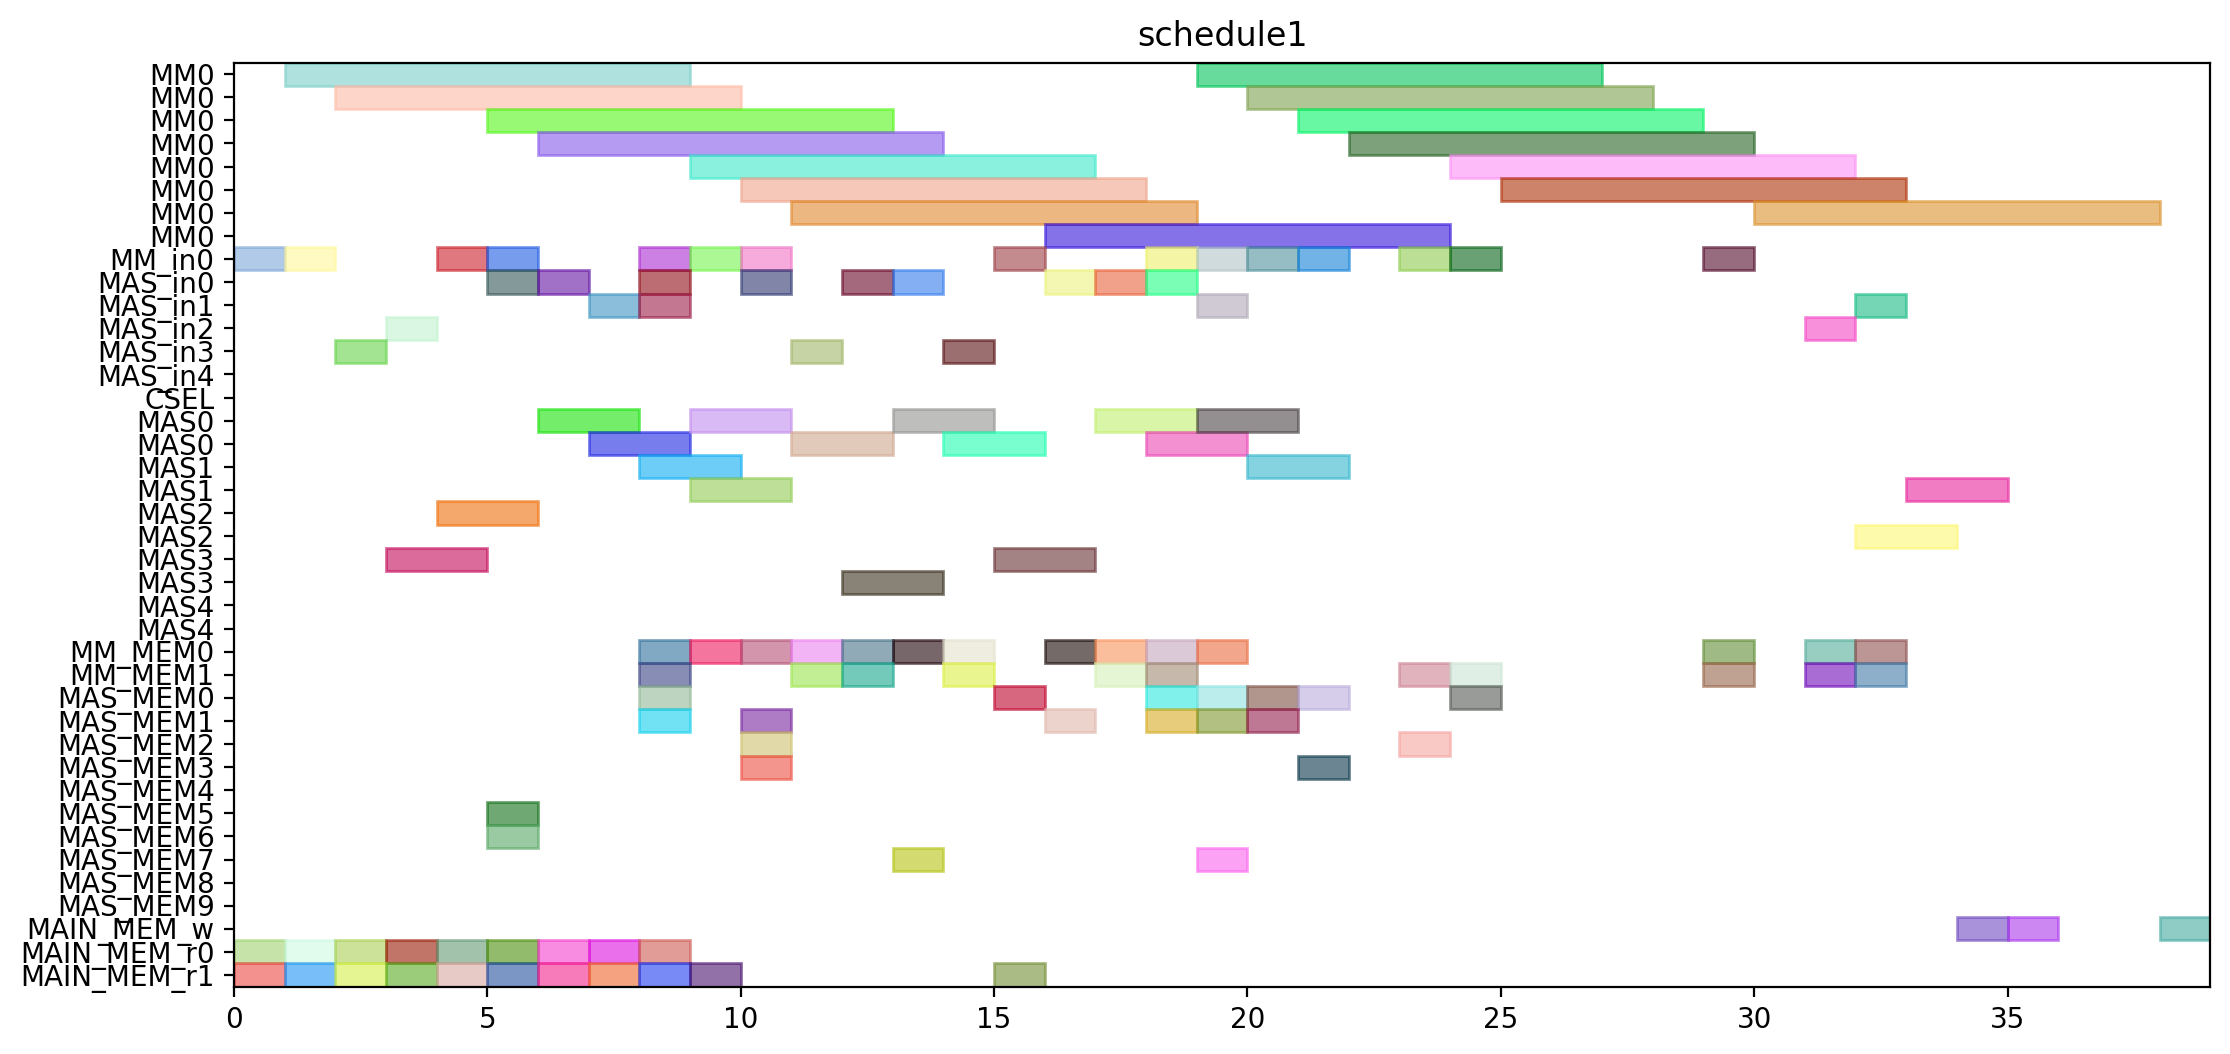

The Python source for this figure:
from pyschedule import Scenario, solvers, plotters, alt


def solve():
	horizon = 150
	S = Scenario("schedule1", horizon=horizon)

	# resource
	MM = S.Resources('MM', num=1, size=8)
	MM_in = S.Resources('MM_in', num=1)
	MAS_in = S.Resources('MAS_in', num=5)
	CSEL = S.Resource('CSEL')
	MAS = S.Resources('MAS', num=5, size=2, periods=range(1, horizon))
	MM_MEM = S.Resources('MM_MEM', num=2)
	MAS_MEM = S.Resources('MAS_MEM', num=10)
	MAIN_MEM_w = S.Resource('MAIN_MEM_w', size=1)
	MAIN_MEM_r = S.Resources('MAIN_MEM_r', num=2)

	# result of previous scheduling
	t0_in = S.Task('t0_in', length=1, delay_cost=1)
	S += t0_in >= 0
	t0_in += MM_in[0]

	t0_mem0 = S.Task('t0_mem0', length=1, delay_cost=1)
	S += t0_mem0 >= 0
	t0_mem0 += MAIN_MEM_r[0]

	t0_mem1 = S.Task('t0_mem1', length=1, delay_cost=1)
	S += t0_mem1 >= 0
	t0_mem1 += MAIN_MEM_r[1]

	t0 = S.Task('t0', length=8, delay_cost=1)
	S += t0 >= 1
	t0 += MM[0]

	t2_in = S.Task('t2_in', length=1, delay_cost=1)
	S += t2_in >= 1
	t2_in += MM_in[0]

	t2_mem0 = S.Task('t2_mem0', length=1, delay_cost=1)
	S += t2_mem0 >= 1
	t2_mem0 += MAIN_MEM_r[0]

	t2_mem1 = S.Task('t2_mem1', length=1, delay_cost=1)
	S += t2_mem1 >= 1
	t2_mem1 += MAIN_MEM_r[1]

	t13_in = S.Task('t13_in', length=1, delay_cost=1)
	S += t13_in >= 2
	t13_in += MAS_in[3]

	t13_mem0 = S.Task('t13_mem0', length=1, delay_cost=1)
	S += t13_mem0 >= 2
	t13_mem0 += MAIN_MEM_r[0]

	t13_mem1 = S.Task('t13_mem1', length=1, delay_cost=1)
	S += t13_mem1 >= 2
	t13_mem1 += MAIN_MEM_r[1]

	t2 = S.Task('t2', length=8, delay_cost=1)
	S += t2 >= 2
	t2 += MM[0]

	t13 = S.Task('t13', length=2, delay_cost=1)
	S += t13 >= 3
	t13 += MAS[3]

	t14_in = S.Task('t14_in', length=1, delay_cost=1)
	S += t14_in >= 3
	t14_in += MAS_in[2]

	t14_mem0 = S.Task('t14_mem0', length=1, delay_cost=1)
	S += t14_mem0 >= 3
	t14_mem0 += MAIN_MEM_r[0]

	t14_mem1 = S.Task('t14_mem1', length=1, delay_cost=1)
	S += t14_mem1 >= 3
	t14_mem1 += MAIN_MEM_r[1]

	t14 = S.Task('t14', length=2, delay_cost=1)
	S += t14 >= 4
	t14 += MAS[2]

	t1_in = S.Task('t1_in', length=1, delay_cost=1)
	S += t1_in >= 4
	t1_in += MM_in[0]

	t1_mem0 = S.Task('t1_mem0', length=1, delay_cost=1)
	S += t1_mem0 >= 4
	t1_mem0 += MAIN_MEM_r[0]

	t1_mem1 = S.Task('t1_mem1', length=1, delay_cost=1)
	S += t1_mem1 >= 4
	t1_mem1 += MAIN_MEM_r[1]

	t1 = S.Task('t1', length=8, delay_cost=1)
	S += t1 >= 5
	t1 += MM[0]

	t15_in = S.Task('t15_in', length=1, delay_cost=1)
	S += t15_in >= 5
	t15_in += MM_in[0]

	t15_mem0 = S.Task('t15_mem0', length=1, delay_cost=1)
	S += t15_mem0 >= 5
	t15_mem0 += MAS_MEM[6]

	t15_mem1 = S.Task('t15_mem1', length=1, delay_cost=1)
	S += t15_mem1 >= 5
	t15_mem1 += MAS_MEM[5]

	t3_in = S.Task('t3_in', length=1, delay_cost=1)
	S += t3_in >= 5
	t3_in += MAS_in[0]

	t3_mem0 = S.Task('t3_mem0', length=1, delay_cost=1)
	S += t3_mem0 >= 5
	t3_mem0 += MAIN_MEM_r[0]

	t3_mem1 = S.Task('t3_mem1', length=1, delay_cost=1)
	S += t3_mem1 >= 5
	t3_mem1 += MAIN_MEM_r[1]

	t15 = S.Task('t15', length=8, delay_cost=1)
	S += t15 >= 6
	t15 += MM[0]

	t3 = S.Task('t3', length=2, delay_cost=1)
	S += t3 >= 6
	t3 += MAS[0]

	t4_in = S.Task('t4_in', length=1, delay_cost=1)
	S += t4_in >= 6
	t4_in += MAS_in[0]

	t4_mem0 = S.Task('t4_mem0', length=1, delay_cost=1)
	S += t4_mem0 >= 6
	t4_mem0 += MAIN_MEM_r[0]

	t4_mem1 = S.Task('t4_mem1', length=1, delay_cost=1)
	S += t4_mem1 >= 6
	t4_mem1 += MAIN_MEM_r[1]

	t4 = S.Task('t4', length=2, delay_cost=1)
	S += t4 >= 7
	t4 += MAS[0]

	t9_in = S.Task('t9_in', length=1, delay_cost=1)
	S += t9_in >= 7
	t9_in += MAS_in[1]

	t9_mem0 = S.Task('t9_mem0', length=1, delay_cost=1)
	S += t9_mem0 >= 7
	t9_mem0 += MAIN_MEM_r[0]

	t9_mem1 = S.Task('t9_mem1', length=1, delay_cost=1)
	S += t9_mem1 >= 7
	t9_mem1 += MAIN_MEM_r[1]

	t18_in = S.Task('t18_in', length=1, delay_cost=1)
	S += t18_in >= 8
	t18_in += MAS_in[0]

	t18_mem0 = S.Task('t18_mem0', length=1, delay_cost=1)
	S += t18_mem0 >= 8
	t18_mem0 += MM_MEM[0]

	t18_mem1 = S.Task('t18_mem1', length=1, delay_cost=1)
	S += t18_mem1 >= 8
	t18_mem1 += MM_MEM[1]

	t5_in = S.Task('t5_in', length=1, delay_cost=1)
	S += t5_in >= 8
	t5_in += MM_in[0]

	t5_mem0 = S.Task('t5_mem0', length=1, delay_cost=1)
	S += t5_mem0 >= 8
	t5_mem0 += MAS_MEM[0]

	t5_mem1 = S.Task('t5_mem1', length=1, delay_cost=1)
	S += t5_mem1 >= 8
	t5_mem1 += MAS_MEM[1]

	t8_in = S.Task('t8_in', length=1, delay_cost=1)
	S += t8_in >= 8
	t8_in += MAS_in[1]

	t8_mem0 = S.Task('t8_mem0', length=1, delay_cost=1)
	S += t8_mem0 >= 8
	t8_mem0 += MAIN_MEM_r[0]

	t8_mem1 = S.Task('t8_mem1', length=1, delay_cost=1)
	S += t8_mem1 >= 8
	t8_mem1 += MAIN_MEM_r[1]

	t9 = S.Task('t9', length=2, delay_cost=1)
	S += t9 >= 8
	t9 += MAS[1]

	t18 = S.Task('t18', length=2, delay_cost=1)
	S += t18 >= 9
	t18 += MAS[0]

	t20_in = S.Task('t20_in', length=1, delay_cost=1)
	S += t20_in >= 9
	t20_in += MM_in[0]

	t20_mem0 = S.Task('t20_mem0', length=1, delay_cost=1)
	S += t20_mem0 >= 9
	t20_mem0 += MM_MEM[0]

	t20_mem1 = S.Task('t20_mem1', length=1, delay_cost=1)
	S += t20_mem1 >= 9
	t20_mem1 += MAIN_MEM_r[1]

	t5 = S.Task('t5', length=8, delay_cost=1)
	S += t5 >= 9
	t5 += MM[0]

	t8 = S.Task('t8', length=2, delay_cost=1)
	S += t8 >= 9
	t8 += MAS[1]

	t10_in = S.Task('t10_in', length=1, delay_cost=1)
	S += t10_in >= 10
	t10_in += MM_in[0]

	t10_mem0 = S.Task('t10_mem0', length=1, delay_cost=1)
	S += t10_mem0 >= 10
	t10_mem0 += MAS_MEM[2]

	t10_mem1 = S.Task('t10_mem1', length=1, delay_cost=1)
	S += t10_mem1 >= 10
	t10_mem1 += MAS_MEM[3]

	t19_in = S.Task('t19_in', length=1, delay_cost=1)
	S += t19_in >= 10
	t19_in += MAS_in[0]

	t19_mem0 = S.Task('t19_mem0', length=1, delay_cost=1)
	S += t19_mem0 >= 10
	t19_mem0 += MM_MEM[0]

	t19_mem1 = S.Task('t19_mem1', length=1, delay_cost=1)
	S += t19_mem1 >= 10
	t19_mem1 += MAS_MEM[1]

	t20 = S.Task('t20', length=8, delay_cost=1)
	S += t20 >= 10
	t20 += MM[0]

	t10 = S.Task('t10', length=8, delay_cost=1)
	S += t10 >= 11
	t10 += MM[0]

	t16_in = S.Task('t16_in', length=1, delay_cost=1)
	S += t16_in >= 11
	t16_in += MAS_in[3]

	t16_mem0 = S.Task('t16_mem0', length=1, delay_cost=1)
	S += t16_mem0 >= 11
	t16_mem0 += MM_MEM[0]

	t16_mem1 = S.Task('t16_mem1', length=1, delay_cost=1)
	S += t16_mem1 >= 11
	t16_mem1 += MM_MEM[1]

	t19 = S.Task('t19', length=2, delay_cost=1)
	S += t19 >= 11
	t19 += MAS[0]

	t16 = S.Task('t16', length=2, delay_cost=1)
	S += t16 >= 12
	t16 += MAS[3]

	t6_in = S.Task('t6_in', length=1, delay_cost=1)
	S += t6_in >= 12
	t6_in += MAS_in[0]

	t6_mem0 = S.Task('t6_mem0', length=1, delay_cost=1)
	S += t6_mem0 >= 12
	t6_mem0 += MM_MEM[0]

	t6_mem1 = S.Task('t6_mem1', length=1, delay_cost=1)
	S += t6_mem1 >= 12
	t6_mem1 += MM_MEM[1]

	t17_in = S.Task('t17_in', length=1, delay_cost=1)
	S += t17_in >= 13
	t17_in += MAS_in[0]

	t17_mem0 = S.Task('t17_mem0', length=1, delay_cost=1)
	S += t17_mem0 >= 13
	t17_mem0 += MM_MEM[0]

	t17_mem1 = S.Task('t17_mem1', length=1, delay_cost=1)
	S += t17_mem1 >= 13
	t17_mem1 += MAS_MEM[7]

	t6 = S.Task('t6', length=2, delay_cost=1)
	S += t6 >= 13
	t6 += MAS[0]

	t11_in = S.Task('t11_in', length=1, delay_cost=1)
	S += t11_in >= 14
	t11_in += MAS_in[3]

	t11_mem0 = S.Task('t11_mem0', length=1, delay_cost=1)
	S += t11_mem0 >= 14
	t11_mem0 += MM_MEM[0]

	t11_mem1 = S.Task('t11_mem1', length=1, delay_cost=1)
	S += t11_mem1 >= 14
	t11_mem1 += MM_MEM[1]

	t17 = S.Task('t17', length=2, delay_cost=1)
	S += t17 >= 14
	t17 += MAS[0]

	t11 = S.Task('t11', length=2, delay_cost=1)
	S += t11 >= 15
	t11 += MAS[3]

	t23_in = S.Task('t23_in', length=1, delay_cost=1)
	S += t23_in >= 15
	t23_in += MM_in[0]

	t23_mem0 = S.Task('t23_mem0', length=1, delay_cost=1)
	S += t23_mem0 >= 15
	t23_mem0 += MAS_MEM[0]

	t23_mem1 = S.Task('t23_mem1', length=1, delay_cost=1)
	S += t23_mem1 >= 15
	t23_mem1 += MAIN_MEM_r[1]

	t23 = S.Task('t23', length=8, delay_cost=1)
	S += t23 >= 16
	t23 += MM[0]

	t7_in = S.Task('t7_in', length=1, delay_cost=1)
	S += t7_in >= 16
	t7_in += MAS_in[0]

	t7_mem0 = S.Task('t7_mem0', length=1, delay_cost=1)
	S += t7_mem0 >= 16
	t7_mem0 += MM_MEM[0]

	t7_mem1 = S.Task('t7_mem1', length=1, delay_cost=1)
	S += t7_mem1 >= 16
	t7_mem1 += MAS_MEM[1]

	t22_in = S.Task('t22_in', length=1, delay_cost=1)
	S += t22_in >= 17
	t22_in += MAS_in[0]

	t22_mem0 = S.Task('t22_mem0', length=1, delay_cost=1)
	S += t22_mem0 >= 17
	t22_mem0 += MM_MEM[0]

	t22_mem1 = S.Task('t22_mem1', length=1, delay_cost=1)
	S += t22_mem1 >= 17
	t22_mem1 += MM_MEM[1]

	t7 = S.Task('t7', length=2, delay_cost=1)
	S += t7 >= 17
	t7 += MAS[0]

	t21_in = S.Task('t21_in', length=1, delay_cost=1)
	S += t21_in >= 18
	t21_in += MAS_in[0]

	t21_mem0 = S.Task('t21_mem0', length=1, delay_cost=1)
	S += t21_mem0 >= 18
	t21_mem0 += MM_MEM[0]

	t21_mem1 = S.Task('t21_mem1', length=1, delay_cost=1)
	S += t21_mem1 >= 18
	t21_mem1 += MM_MEM[1]

	t22 = S.Task('t22', length=2, delay_cost=1)
	S += t22 >= 18
	t22 += MAS[0]

	t28_in = S.Task('t28_in', length=1, delay_cost=1)
	S += t28_in >= 18
	t28_in += MM_in[0]

	t28_mem0 = S.Task('t28_mem0', length=1, delay_cost=1)
	S += t28_mem0 >= 18
	t28_mem0 += MAS_MEM[0]

	t28_mem1 = S.Task('t28_mem1', length=1, delay_cost=1)
	S += t28_mem1 >= 18
	t28_mem1 += MAS_MEM[1]

	t12_in = S.Task('t12_in', length=1, delay_cost=1)
	S += t12_in >= 19
	t12_in += MAS_in[1]

	t12_mem0 = S.Task('t12_mem0', length=1, delay_cost=1)
	S += t12_mem0 >= 19
	t12_mem0 += MM_MEM[0]

	t12_mem1 = S.Task('t12_mem1', length=1, delay_cost=1)
	S += t12_mem1 >= 19
	t12_mem1 += MAS_MEM[7]

	t21 = S.Task('t21', length=2, delay_cost=1)
	S += t21 >= 19
	t21 += MAS[0]

	t25_in = S.Task('t25_in', length=1, delay_cost=1)
	S += t25_in >= 19
	t25_in += MM_in[0]

	t25_mem0 = S.Task('t25_mem0', length=1, delay_cost=1)
	S += t25_mem0 >= 19
	t25_mem0 += MAS_MEM[0]

	t25_mem1 = S.Task('t25_mem1', length=1, delay_cost=1)
	S += t25_mem1 >= 19
	t25_mem1 += MAS_MEM[1]

	t28 = S.Task('t28', length=8, delay_cost=1)
	S += t28 >= 19
	t28 += MM[0]

	t12 = S.Task('t12', length=2, delay_cost=1)
	S += t12 >= 20
	t12 += MAS[1]

	t25 = S.Task('t25', length=8, delay_cost=1)
	S += t25 >= 20
	t25 += MM[0]

	t27_in = S.Task('t27_in', length=1, delay_cost=1)
	S += t27_in >= 20
	t27_in += MM_in[0]

	t27_mem0 = S.Task('t27_mem0', length=1, delay_cost=1)
	S += t27_mem0 >= 20
	t27_mem0 += MAS_MEM[0]

	t27_mem1 = S.Task('t27_mem1', length=1, delay_cost=1)
	S += t27_mem1 >= 20
	t27_mem1 += MAS_MEM[1]

	t27 = S.Task('t27', length=8, delay_cost=1)
	S += t27 >= 21
	t27 += MM[0]

	t29_in = S.Task('t29_in', length=1, delay_cost=1)
	S += t29_in >= 21
	t29_in += MM_in[0]

	t29_mem0 = S.Task('t29_mem0', length=1, delay_cost=1)
	S += t29_mem0 >= 21
	t29_mem0 += MAS_MEM[0]

	t29_mem1 = S.Task('t29_mem1', length=1, delay_cost=1)
	S += t29_mem1 >= 21
	t29_mem1 += MAS_MEM[3]

	t29 = S.Task('t29', length=8, delay_cost=1)
	S += t29 >= 22
	t29 += MM[0]


	# new tasks
	t24 = S.Task('t24', length=8, delay_cost=1)
	t24 += alt(MM)
	t24_in = S.Task('t24_in', length=1, delay_cost=1)
	t24_in += alt(MM_in)
	S += t24_in*MM_in[0]<=t24*MM[0]
	t24_mem0 = S.Task('t24_mem0', length=1, delay_cost=1)
	t24_mem0 += MAS_MEM[2]
	S += 21 < t24_mem0
	S += t24_mem0 <= t24

	t24_mem1 = S.Task('t24_mem1', length=1, delay_cost=1)
	t24_mem1 += MM_MEM[1]
	S += 23 < t24_mem1
	S += t24_mem1 <= t24

	t26 = S.Task('t26', length=8, delay_cost=1)
	t26 += alt(MM)
	t26_in = S.Task('t26_in', length=1, delay_cost=1)
	t26_in += alt(MM_in)
	S += t26_in*MM_in[0]<=t26*MM[0]
	t26_mem0 = S.Task('t26_mem0', length=1, delay_cost=1)
	t26_mem0 += MAS_MEM[0]
	S += 12 < t26_mem0
	S += t26_mem0 <= t26

	t26_mem1 = S.Task('t26_mem1', length=1, delay_cost=1)
	t26_mem1 += MM_MEM[1]
	S += 23 < t26_mem1
	S += t26_mem1 <= t26

	PZ_new = S.Task('PZ_new', length=8, delay_cost=1)
	PZ_new += alt(MM)
	PZ_new_in = S.Task('PZ_new_in', length=1, delay_cost=1)
	PZ_new_in += alt(MM_in)
	S += PZ_new_in*MM_in[0]<=PZ_new*MM[0]
	S += 0<PZ_new

	PZ_new_w = S.Task('PZ_new_w', length=1, delay_cost=1)
	PZ_new_w += alt(MAIN_MEM_w)
	S += PZ_new <= PZ_new_w

	PZ_new_mem0 = S.Task('PZ_new_mem0', length=1, delay_cost=1)
	PZ_new_mem0 += MM_MEM[0]
	S += 29 < PZ_new_mem0
	S += PZ_new_mem0 <= PZ_new

	PZ_new_mem1 = S.Task('PZ_new_mem1', length=1, delay_cost=1)
	PZ_new_mem1 += MM_MEM[1]
	S += 26 < PZ_new_mem1
	S += PZ_new_mem1 <= PZ_new

	PX_new = S.Task('PX_new', length=2, delay_cost=1)
	PX_new += alt(MAS)
	PX_new_in = S.Task('PX_new_in', length=1, delay_cost=1)
	PX_new_in += alt(MAS_in)
	S += PX_new_in*MAS_in[0]<=PX_new*MAS[0]

	S += PX_new_in*MAS_in[1]<=PX_new*MAS[1]

	S += PX_new_in*MAS_in[2]<=PX_new*MAS[2]

	S += PX_new_in*MAS_in[3]<=PX_new*MAS[3]

	S += PX_new_in*MAS_in[4]<=PX_new*MAS[4]

	S += 0<PX_new

	PX_new_w = S.Task('PX_new_w', length=1, delay_cost=1)
	PX_new_w += alt(MAIN_MEM_w)
	S += PX_new <= PX_new_w

	PX_new_mem0 = S.Task('PX_new_mem0', length=1, delay_cost=1)
	PX_new_mem0 += MM_MEM[0]
	S += 27 < PX_new_mem0
	S += PX_new_mem0 <= PX_new

	PX_new_mem1 = S.Task('PX_new_mem1', length=1, delay_cost=1)
	PX_new_mem1 += alt(MM_MEM)
	S += (t24*MM[0])-1 < PX_new_mem1*MM_MEM[1]
	S += PX_new_mem1 <= PX_new

	PY_new = S.Task('PY_new', length=2, delay_cost=1)
	PY_new += alt(MAS)
	PY_new_in = S.Task('PY_new_in', length=1, delay_cost=1)
	PY_new_in += alt(MAS_in)
	S += PY_new_in*MAS_in[0]<=PY_new*MAS[0]

	S += PY_new_in*MAS_in[1]<=PY_new*MAS[1]

	S += PY_new_in*MAS_in[2]<=PY_new*MAS[2]

	S += PY_new_in*MAS_in[3]<=PY_new*MAS[3]

	S += PY_new_in*MAS_in[4]<=PY_new*MAS[4]

	S += 0<PY_new

	PY_new_w = S.Task('PY_new_w', length=1, delay_cost=1)
	PY_new_w += alt(MAIN_MEM_w)
	S += PY_new <= PY_new_w

	PY_new_mem0 = S.Task('PY_new_mem0', length=1, delay_cost=1)
	PY_new_mem0 += MM_MEM[0]
	S += 28 < PY_new_mem0
	S += PY_new_mem0 <= PY_new

	PY_new_mem1 = S.Task('PY_new_mem1', length=1, delay_cost=1)
	PY_new_mem1 += alt(MM_MEM)
	S += (t26*MM[0])-1 < PY_new_mem1*MM_MEM[1]
	S += PY_new_mem1 <= PY_new

	solvers.mip.solve(S,msg=1,kind='CPLEX',ratio_gap=1.01)

	solution = [['hoge']*len(S.solution()[1]) for i in range(len(S.solution()))]
	for i in range(len(S.solution())):
		for j in range(len(S.solution()[i])):
			solution[i][j]=str(S.solution()[i][j])
	print(solution)

	cycles = int(solution[-1][3])

	pic_file_name = "/mnt/rose/usr1/fukuda/ABE/multiRAM_multiMAS_16mux/scheduling_result/stage8MM1_stage2MAS5/EP_ADD_A_0/schedule1.png"
	if(S.solution() != []):
		plotters.matplotlib.plot(S,img_filename=pic_file_name, show_task_labels=False, fig_size=(cycles*0.25+3, 6))

	return solution
